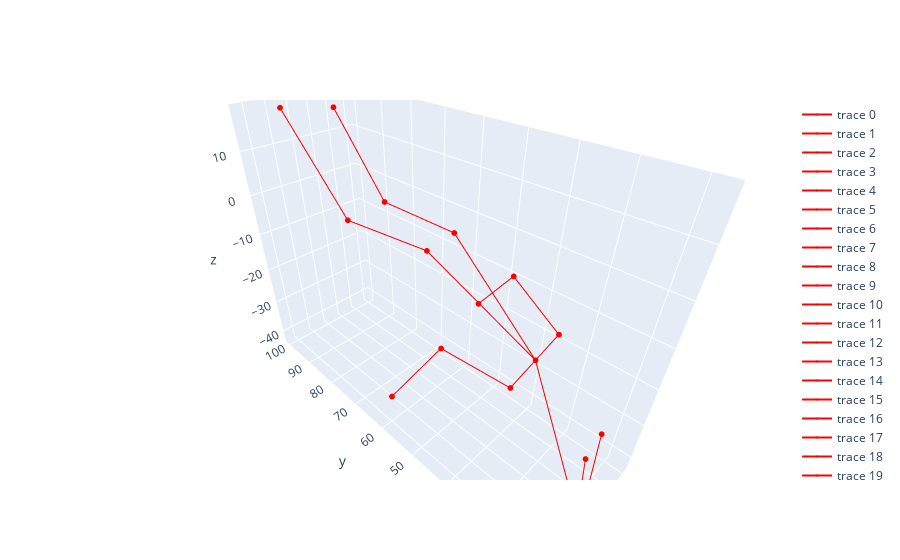
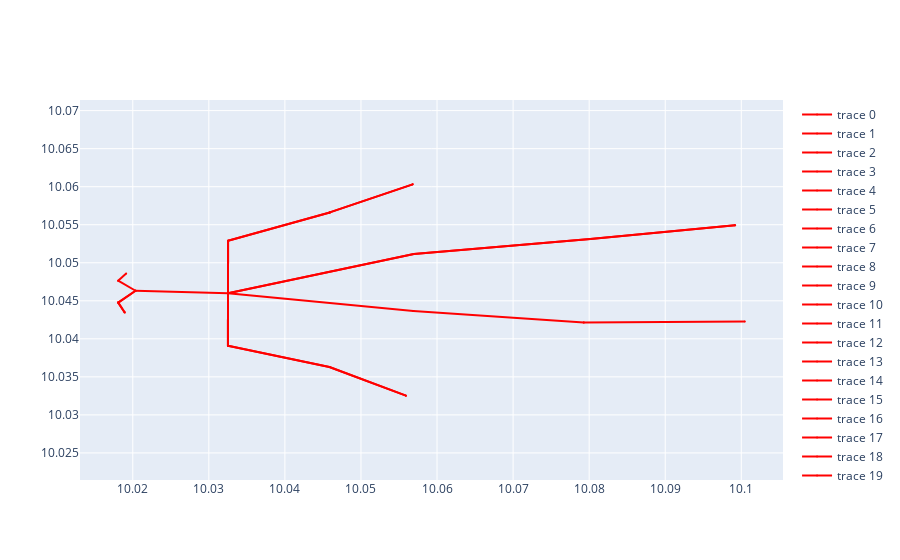

Notebook cell for these charts, in order:
### Code cell
roll  = np.deg2rad(90)
pitch = np.deg2rad(90)
yaw   = np.deg2rad(90)
distance = 2000


base_R = rpy2rm(np.deg2rad(90), 0, 0)


R = np.matmul(
    rpy2rm(np.deg2rad(-90), np.deg2rad(-90), 0),
    rpy2rm(roll, pitch, yaw)
)

translation = np.matmul(
    R,
    np.array([0, 0, distance]).reshape(-1, 1)
).reshape(-1, 1)

extrinsic = np.vstack([
    np.hstack([
        np.linalg.inv(R) ,
        np.array([0, 0, distance]).reshape(-1, 1)
    ]),
    np.array([0, 0, 0, 1])
])

f = 2
cx = 10
cy = 10
intrinsic = np.array([
    [f, 0, cx],
    [0, f, cy],
    [0, 0, 1]
])

IDX = 0

open_pose_landmark = OpenPoseLandmark.mediapipe2openpose(pose_data_list[IDX])
#open_pose_landmark /= open_pose_landmark.mean(axis=0)
#open_pose_landmark = np.matmul(base_R, open_pose_landmark.T).T

projected = project2image(open_pose_landmark, extrinsic, intrinsic)

plot3d(open_pose_landmark, OpenPoseLandmark.CONN_PATH_LIST)
plot(projected, OpenPoseLandmark.CONN_PATH_LIST)
#PoseVisualizer.visualize(projected, SimplePose.CONN_PATH_LIST)

### Figure 1 — Plotly figure (JSON) as saved in the notebook; plotly's stock layout.template omitted (floating-point values rounded to 4 significant figures)
{"data": [{"line": {"color": "red"}, "marker": {"color": "red", "size": 2}, "mode": "lines+markers+text", "type": "scatter3d", "x": [49.15, 48.59], "y": [19.36, 18.43], "z": [-23.96, -39.47]}, {"line": {"color": "red"}, "marker": {"color": "red", "size": 2}, "mode": "lines+markers+text", "type": "scatter3d", "x": [48.59, 47.29], "y": [18.43, 20.79], "z": [-39.47, -41.86]}, {"line": {"color": "red"}, "marker": {"color": "red", "size": 2}, "mode": "lines+markers+text", "type": "scatter3d", "x": [47.29, 45.65], "y": [20.79, 18.44], "z": [-41.86, -39.76]}, {"line": {"color": "red"}, "marker": {"color": "red", "size": 2}, "mode": "lines+markers+text", "type": "scatter3d", "x": [45.65, 44.03], "y": [18.44, 19.19], "z": [-39.76, -25.65]}, {"line": {"color": "red"}, "marker": {"color": "red", "size": 2}, "mode": "lines+markers+text", "type": "scatter3d", "x": [44.03, 45.65], "y": [19.19, 18.44], "z": [-25.65, -39.76]}, {"line": {"color": "red"}, "marker": {"color": "red", "size": 2}, "mode": "lines+markers+text", "type": "scatter3d", "x": [45.65, 47.29], "y": [18.44, 20.79], "z": [-39.76, -41.86]}, {"line": {"color": "red"}, "marker": {"color": "red", "size": 2}, "mode": "lines+markers+text", "type": "scatter3d", "x": [47.29, 46.31], "y": [20.79, 32.74], "z": [-41.86, -13.51]}, {"line": {"color": "red"}, "marker": {"color": "red", "size": 2}, "mode": "lines+markers+text", "type": "scatter3d", "x": [46.31, 53.22], "y": [32.74, 32.72], "z": [-13.51, -11.85]}, {"line": {"color": "red"}, "marker": {"color": "red", "size": 2}, "mode": "lines+markers+text", "type": "scatter3d", "x": [53.22, 56.82], "y": [32.72, 46.07], "z": [-11.85, -7.191]}, {"line": {"color": "red"}, "marker": {"color": "red", "size": 2}, "mode": "lines+markers+text", "type": "scatter3d", "x": [56.82, 60.97], "y": [46.07, 57.43], "z": [-7.191, -22.17]}, {"line": {"color": "red"}, "marker": {"color": "red", "size": 2}, "mode": "lines+markers+text", "type": "scatter3d", "x": [60.97, 56.82], "y": [57.43, 46.07], "z": [-22.17, -7.191]}, {"line": {"color": "red"}, "marker": {"color": "red", "size": 2}, "mode": "lines+markers+text", "type": "scatter3d", "x": [56.82, 53.22], "y": [46.07, 32.72], "z": [-7.191, -11.85]}, {"line": {"color": "red"}, "marker": {"color": "red", "size": 2}, "mode": "lines+markers+text", "type": "scatter3d", "x": [53.22, 46.31], "y": [32.72, 32.74], "z": [-11.85, -13.51]}, {"line": {"color": "red"}, "marker": {"color": "red", "size": 2}, "mode": "lines+markers+text", "type": "scatter3d", "x": [46.31, 39.4], "y": [32.74, 32.76], "z": [-13.51, -15.16]}, {"line": {"color": "red"}, "marker": {"color": "red", "size": 2}, "mode": "lines+markers+text", "type": "scatter3d", "x": [39.4, 36.54], "y": [32.76, 46.15], "z": [-15.16, -13.1]}, {"line": {"color": "red"}, "marker": {"color": "red", "size": 2}, "mode": "lines+markers+text", "type": "scatter3d", "x": [36.54, 33.04], "y": [46.15, 56.79], "z": [-13.1, -31.29]}, {"line": {"color": "red"}, "marker": {"color": "red", "size": 2}, "mode": "lines+markers+text", "type": "scatter3d", "x": [33.04, 36.54], "y": [56.79, 46.15], "z": [-31.29, -13.1]}, {"line": {"color": "red"}, "marker": {"color": "red", "size": 2}, "mode": "lines+markers+text", "type": "scatter3d", "x": [36.54, 39.4], "y": [46.15, 32.76], "z": [-13.1, -15.16]}, {"line": {"color": "red"}, "marker": {"color": "red", "size": 2}, "mode": "lines+markers+text", "type": "scatter3d", "x": [39.4, 46.31], "y": [32.76, 32.74], "z": [-15.16, -13.51]}, {"line": {"color": "red"}, "marker": {"color": "red", "size": 2}, "mode": "lines+markers+text", "type": "scatter3d", "x": [46.31, 51.13], "y": [32.74, 56.94], "z": [-13.51, 0.4186]}, {"line": {"color": "red"}, "marker": {"color": "red", "size": 2}, "mode": "lines+markers+text", "type": "scatter3d", "x": [51.13, 53.16], "y": [56.94, 80.21], "z": [0.4186, -1.25]}, {"line": {"color": "red"}, "marker": {"color": "red", "size": 2}, "mode": "lines+markers+text", "type": "scatter3d", "x": [53.16, 54.51], "y": [80.21, 98.4], "z": [-1.25, 15.95]}, {"line": {"color": "red"}, "marker": {"color": "red", "size": 2}, "mode": "lines+markers+text", "type": "scatter3d", "x": [54.51, 53.16], "y": [98.4, 80.21], "z": [15.95, -1.25]}, {"line": {"color": "red"}, "marker": {"color": "red", "size": 2}, "mode": "lines+markers+text", "type": "scatter3d", "x": [53.16, 51.13], "y": [80.21, 56.94], "z": [-1.25, 0.4186]}, {"line": {"color": "red"}, "marker": {"color": "red", "size": 2}, "mode": "lines+markers+text", "type": "scatter3d", "x": [51.13, 46.31], "y": [56.94, 32.74], "z": [0.4186, -13.51]}, {"line": {"color": "red"}, "marker": {"color": "red", "size": 2}, "mode": "lines+markers+text", "type": "scatter3d", "x": [46.31, 43.67], "y": [32.74, 56.9], "z": [-13.51, -0.4551]}, {"line": {"color": "red"}, "marker": {"color": "red", "size": 2}, "mode": "lines+markers+text", "type": "scatter3d", "x": [43.67, 42.19], "y": [56.9, 79.35], "z": [-0.4551, -1.643]}, {"line": {"color": "red"}, "marker": {"color": "red", "size": 2}, "mode": "lines+markers+text", "type": "scatter3d", "x": [42.19, 41.91], "y": [79.35, 99.57], "z": [-1.643, 17.8]}], "layout": {"scene": {"camera": {"eye": {"x": -1, "y": -1, "z": 1}}}}}

### Figure 2 — Plotly figure (JSON) as saved in the notebook; plotly's stock layout.template omitted (floating-point values rounded to 4 significant figures)
{"data": [{"line": {"color": "red"}, "marker": {"color": "red", "size": 2}, "mode": "lines+markers+text", "type": "scatter", "x": [10.02, 10.02], "y": [10.05, 10.05]}, {"line": {"color": "red"}, "marker": {"color": "red", "size": 2}, "mode": "lines+markers+text", "type": "scatter", "x": [10.02, 10.02], "y": [10.05, 10.05]}, {"line": {"color": "red"}, "marker": {"color": "red", "size": 2}, "mode": "lines+markers+text", "type": "scatter", "x": [10.02, 10.02], "y": [10.05, 10.04]}, {"line": {"color": "red"}, "marker": {"color": "red", "size": 2}, "mode": "lines+markers+text", "type": "scatter", "x": [10.02, 10.02], "y": [10.04, 10.04]}, {"line": {"color": "red"}, "marker": {"color": "red", "size": 2}, "mode": "lines+markers+text", "type": "scatter", "x": [10.02, 10.02], "y": [10.04, 10.04]}, {"line": {"color": "red"}, "marker": {"color": "red", "size": 2}, "mode": "lines+markers+text", "type": "scatter", "x": [10.02, 10.02], "y": [10.04, 10.05]}, {"line": {"color": "red"}, "marker": {"color": "red", "size": 2}, "mode": "lines+markers+text", "type": "scatter", "x": [10.02, 10.03], "y": [10.05, 10.05]}, {"line": {"color": "red"}, "marker": {"color": "red", "size": 2}, "mode": "lines+markers+text", "type": "scatter", "x": [10.03, 10.03], "y": [10.05, 10.05]}, {"line": {"color": "red"}, "marker": {"color": "red", "size": 2}, "mode": "lines+markers+text", "type": "scatter", "x": [10.03, 10.05], "y": [10.05, 10.06]}, {"line": {"color": "red"}, "marker": {"color": "red", "size": 2}, "mode": "lines+markers+text", "type": "scatter", "x": [10.05, 10.06], "y": [10.06, 10.06]}, {"line": {"color": "red"}, "marker": {"color": "red", "size": 2}, "mode": "lines+markers+text", "type": "scatter", "x": [10.06, 10.05], "y": [10.06, 10.06]}, {"line": {"color": "red"}, "marker": {"color": "red", "size": 2}, "mode": "lines+markers+text", "type": "scatter", "x": [10.05, 10.03], "y": [10.06, 10.05]}, {"line": {"color": "red"}, "marker": {"color": "red", "size": 2}, "mode": "lines+markers+text", "type": "scatter", "x": [10.03, 10.03], "y": [10.05, 10.05]}, {"line": {"color": "red"}, "marker": {"color": "red", "size": 2}, "mode": "lines+markers+text", "type": "scatter", "x": [10.03, 10.03], "y": [10.05, 10.04]}, {"line": {"color": "red"}, "marker": {"color": "red", "size": 2}, "mode": "lines+markers+text", "type": "scatter", "x": [10.03, 10.05], "y": [10.04, 10.04]}, {"line": {"color": "red"}, "marker": {"color": "red", "size": 2}, "mode": "lines+markers+text", "type": "scatter", "x": [10.05, 10.06], "y": [10.04, 10.03]}, {"line": {"color": "red"}, "marker": {"color": "red", "size": 2}, "mode": "lines+markers+text", "type": "scatter", "x": [10.06, 10.05], "y": [10.03, 10.04]}, {"line": {"color": "red"}, "marker": {"color": "red", "size": 2}, "mode": "lines+markers+text", "type": "scatter", "x": [10.05, 10.03], "y": [10.04, 10.04]}, {"line": {"color": "red"}, "marker": {"color": "red", "size": 2}, "mode": "lines+markers+text", "type": "scatter", "x": [10.03, 10.03], "y": [10.04, 10.05]}, {"line": {"color": "red"}, "marker": {"color": "red", "size": 2}, "mode": "lines+markers+text", "type": "scatter", "x": [10.03, 10.06], "y": [10.05, 10.05]}, {"line": {"color": "red"}, "marker": {"color": "red", "size": 2}, "mode": "lines+markers+text", "type": "scatter", "x": [10.06, 10.08], "y": [10.05, 10.05]}, {"line": {"color": "red"}, "marker": {"color": "red", "size": 2}, "mode": "lines+markers+text", "type": "scatter", "x": [10.08, 10.1], "y": [10.05, 10.05]}, {"line": {"color": "red"}, "marker": {"color": "red", "size": 2}, "mode": "lines+markers+text", "type": "scatter", "x": [10.1, 10.08], "y": [10.05, 10.05]}, {"line": {"color": "red"}, "marker": {"color": "red", "size": 2}, "mode": "lines+markers+text", "type": "scatter", "x": [10.08, 10.06], "y": [10.05, 10.05]}, {"line": {"color": "red"}, "marker": {"color": "red", "size": 2}, "mode": "lines+markers+text", "type": "scatter", "x": [10.06, 10.03], "y": [10.05, 10.05]}, {"line": {"color": "red"}, "marker": {"color": "red", "size": 2}, "mode": "lines+markers+text", "type": "scatter", "x": [10.03, 10.06], "y": [10.05, 10.04]}, {"line": {"color": "red"}, "marker": {"color": "red", "size": 2}, "mode": "lines+markers+text", "type": "scatter", "x": [10.06, 10.08], "y": [10.04, 10.04]}, {"line": {"color": "red"}, "marker": {"color": "red", "size": 2}, "mode": "lines+markers+text", "type": "scatter", "x": [10.08, 10.1], "y": [10.04, 10.04]}], "layout": {"yaxis": {"scaleanchor": "x", "scaleratio": 1}}}
